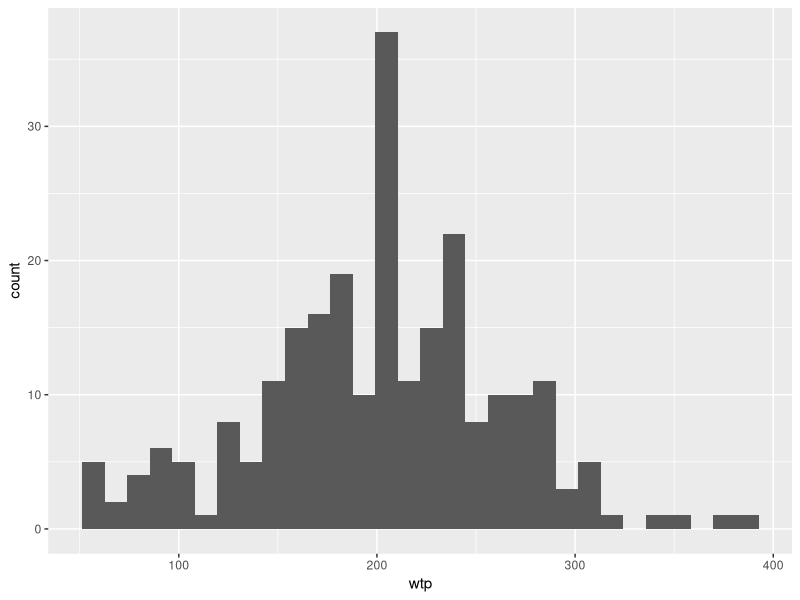
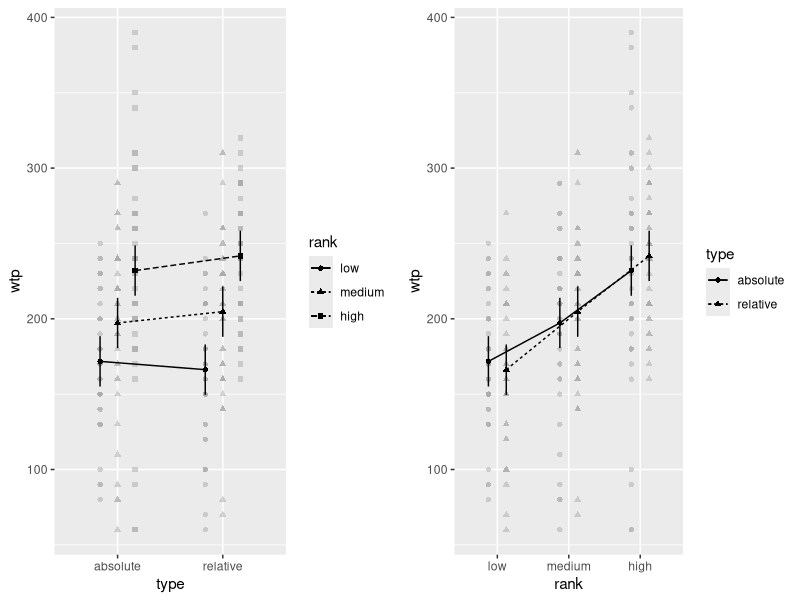
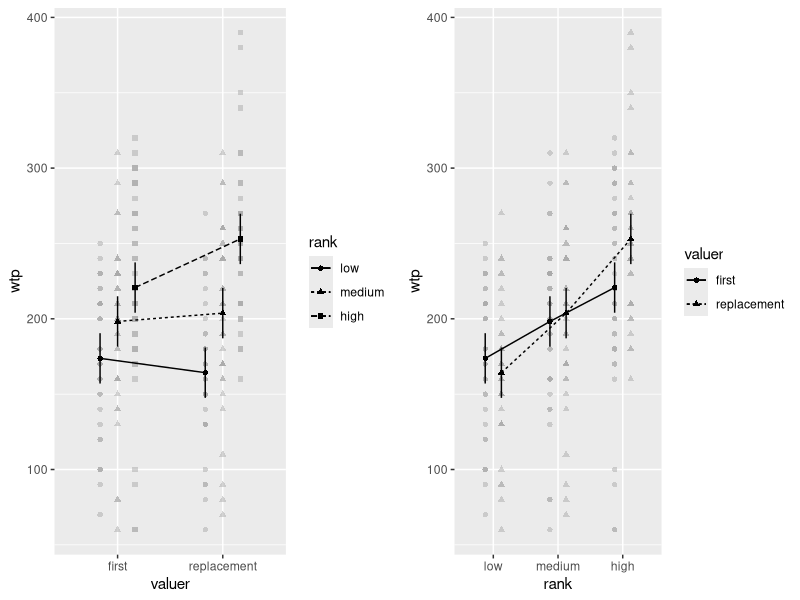
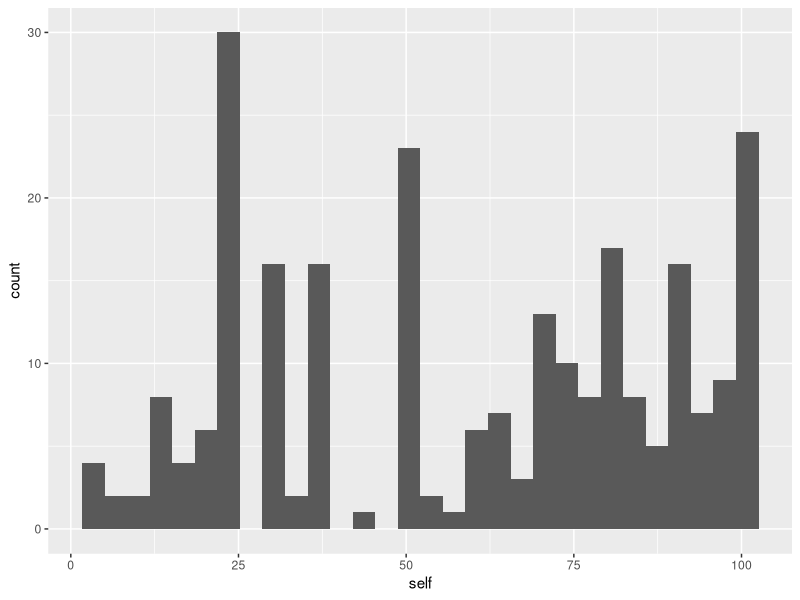
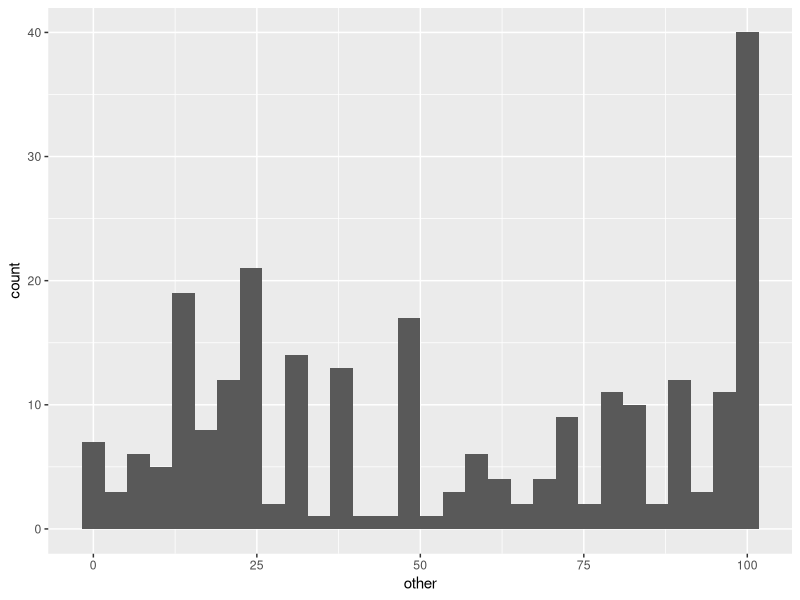
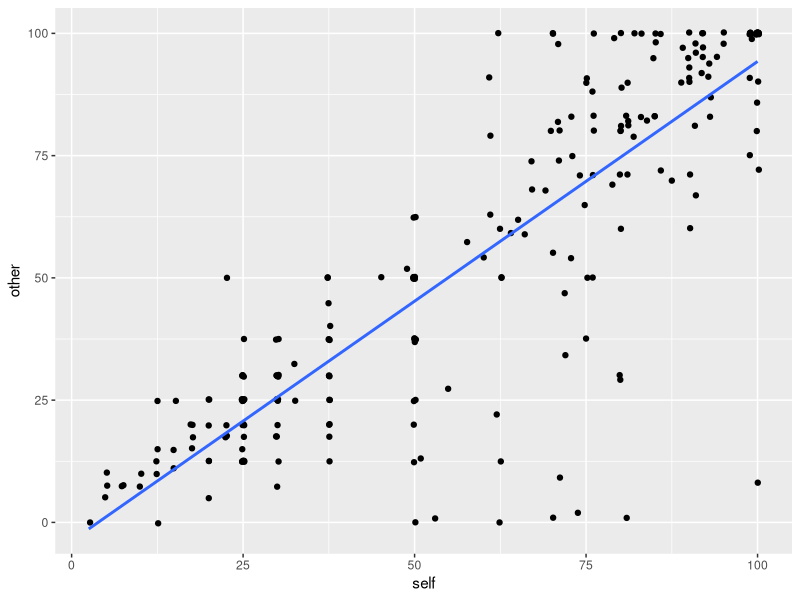
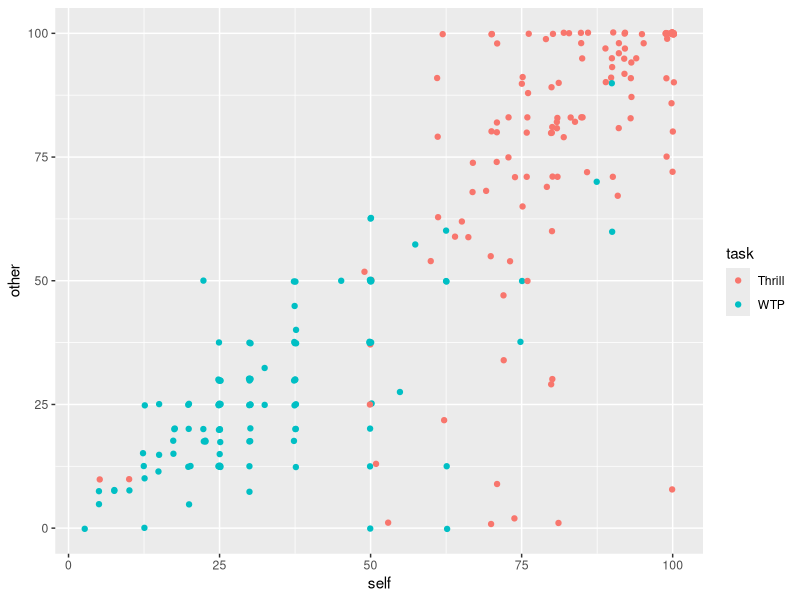
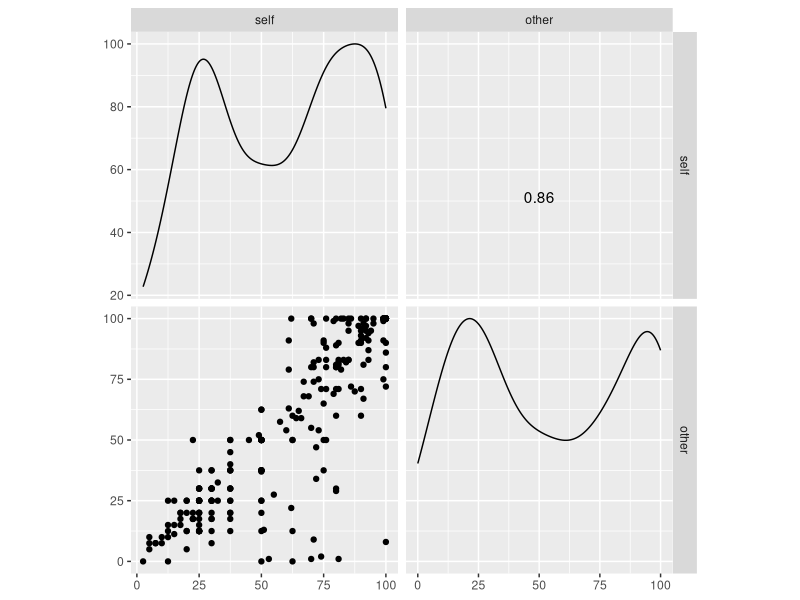

The R script that drew these images, in order:
library('tidyverse')
library('emmeans')
library('afex')
library('cowplot')


# PART 1
##data exploration
d1 <- read_csv('phones.csv')
head(d1)
d1 <- d1 %>% mutate(valuer=factor(valuer, levels=c('first','replacement')),
                    rank=factor(rank, levels=c('low','medium','high')),
                    type=factor(type, levels=c('absolute','relative')))
nrow(d1)
d1 %>% ggplot(aes(x=wtp)) + geom_histogram()
d1 %>% group_by(valuer) %>% summarise(n=n()) 
d1 %>% group_by(rank) %>% summarise(n=n())
d1 %>% group_by(type) %>% summarise(n=n())
d1 %>% group_by(rank,type) %>% summarise(n=n())
d1 %>% group_by(valuer,rank) %>%  summarise(n=n())
d1 %>% group_by(valuer,type) %>%  summarise(n=n())

##regression analysis

#### setting treatment contrasts for now
afex::set_treatment_contrasts()

### hypothesis: there exist interaction effects between type of rank and rank
### value in eliciting WTP. Further, the type of valuer may also affect WTP if 
### new phone is compared to old one (more interaction effects?)
l1 <- lm(wtp ~ type*rank + valuer*rank, d1)
summary(l1)
### the statistically significant effects are `rankhigh` the high ranked devices
### elicit 34 points higher WTP; and the interaction effect between high ranked 
### devices and valuers who are looking for a replacement device i.e, those
### looking for a replacement valued high ranked devices 46.6 points higher than
### first-time buyers implying that replacement buyers would accept higher prices.
### The statistically insignificant values follow the expected trends, except 
### that replacement buyers have 12 points lower of WTP than first time buyers 
### on average.

##visualization
##[insert animated graph showing relationships between variables]

##ANOVA testing
#### setting sum contrasts
afex::set_sum_contrasts()

a1 <- aov_car(wtp ~ type*rank + valuer*rank + Error(id), d1)
summary(a1)
### the ANOVA test shows us there is a significant difference between the rank 
### groups and the interaction affect between the type of valuer and rank; and 
### there is no statistically significant difference between the other groups

##visualization
p1 <- afex_plot(a1,'type','rank')
p2 <- afex_plot(a1,'rank','type')
pg1 <- plot_grid(p1,p2)
p3 <- afex_plot(a1,'valuer','rank')
p4 <- afex_plot(a1,'rank','valuer')
pg2 <- plot_grid(p3,p4)
pg1
pg2
### As the regression analysis showed, there is only a significant difference in
### in means between replacement valuers and high rank buyers. Otherwise, the 
### main determining factor when buying a new phone is the rank itself 
### regardless of type or valuer.

##follow-up tests
e1 <- emmeans(a1,c('type','rank'))
summary(e1)
### the highest mean comes from the high relative rank, but not that there is 
### not a large difference (not more than 10) between absolute and relative 
### ranks for each rank.

### test contrasts
con1 <- list(A_v_R = c(1/3,-1/3,1/3,-1/3,1/3,-1/3),
             L_v_E = c(1/2,1/2,rep(-1/4,4)),
             M_v_E = c(-1/4,-1/4,1/2,1/2,-1/4,-1/4),
             H_v_E = c(rep(-1/4,4),1/2,1/2))
contrast(e1,con1,adjust='holm')
### as expected only rank effects are statistically significant

e2 <- emmeans(a1,c('valuer','rank'))
summary(e2)
### like the ANOVA test suggests, only the replacement:high pair has a
### significant difference in means. Interestingly for low ranked devices, 
### replacement buyers value them less than first-time buyers. This suggests a 
### greater spread in WTP for replacement buyers than first-time buyers.
### [insert graph showing this]

### test contrasts
con2 <- list(F_v_R = c(1/3,-1/3,1/3,-1/3,1/3,-1/3),
             L_v_E = c(1/2,1/2,rep(-1/4,4)),
             M_v_E = c(-1/4,-1/4,1/2,1/2,-1/4,-1/4),
             H_v_E = c(rep(-1/4,4),1/2,1/2),
             Rh_v_Fh = c(rep(0,4),-1/2,1/2),
             Rh_v_E = c(rep(-1/5,5),1),
             Fl_v_Rl = c(1/2,-1/2,rep(0,4)))
contrast(e2,con2,adjust='holm')
### from the ANOVA visualization earlier, it looked like there might be a 
### difference between low ranked devices and type of valuers, however the 
### contrasts test shows us this is not statistically  significant.The contrasts
### test confirms that replacement buyers buying high rank devices report the 
### highest WTPs, 60.8 points greater than everybody else on average.
             


# PART 2
##data exploration & cleanup
d2 <- read_csv('ride.csv')
head(d2)
d2 <- d2 %>% mutate(Task=factor(Task, levels=c('Thrill','WTP')),
                    Order=factor(Order, levels=c('Self First','Other First')))
d2 %>% filter(is.na(Task))
### there are missing values under Task, for Pid=(4,14,122,190,246) upon closer 
### examination, this is due to a misspelling of the word "Thrill" to "Thill"

### editing misspelled values
for (x in c(4,14,122,190,246)) {
  d2[d2$Pid==x,'Task'] <- as_factor('Thrill')
}
d2 %>% filter(is.na(Task))
### renaming columns because capitalization is annoying
d2 <- rename_with(d2, tolower)

nrow(d2)
d2 %>% group_by(task) %>% summarise(n=n())
d2 %>% group_by(order) %>% summarise(n=n())
d2 %>% group_by(task,order) %>% summarise(n=n())
d2 %>% ggplot(aes(x=self)) + geom_histogram()
d2 %>% ggplot(aes(x=other)) + geom_histogram()
d2 %>% ggplot(aes(x=self,y=other)) + geom_point(position='jitter') + geom_smooth(method='lm',se=F)
d2 %>% ggplot(aes(x=self,y=other,color=task)) + geom_point(position='jitter') 

##regression analysis
#### setting treatment contrasts for now
afex::set_treatment_contrasts()

d2 %>% select(self,other) %>% GGally::ggscatmat()
### note the bimodal distribution of both `self` and `other` ratings, 
### participants tend to avoid giving median scores for either
l2 <- lm(other ~ self,d2)
summary(l2)
l3 <- lm(other ~ task*self + order,d2)
summary(l3)
l4 <- lm(other ~ self*order + task*self,d2)
summary(l4)
### There is almost a 1:1 relationship between how much a participant rates 
### their own experience and how they expect others to enjoy the same experience.
### Further, those who rate other's experience first rate it 5 points higher than
### when they rate themselves' first on average. Further, there seems to be
### statistically significant interaction effects between `taskWTP` and `self`.

##follow-up tests
e3 <- emtrends(l3,'task','self')
summary(e3)
### we can see that the slope of `self` decreases by 0.4 when participants are 
### in the WTP group.

e4 <- emmeans(l3,'task',self=mean(d2$self))
summary(e4)
### the WTP group also has a lower intercept than the Thrill group

##ANOVA Testing
#### set sum contrasts
afex::set_sum_contrasts()
a2 <- aov_car(other ~ task*order + Error(pid), d2)
summary(a2)
p5 <- afex_plot(a2,'task','order')
p6 <- afex_plot(a2,'order','task')
plot_grid(p5,p6)

##follow-up tests
e5 <- emmeans(a2,c('task','order'))
summary(e5)

con3 <- list(T_v_W=c(1/2,-1/2,1/2,-1/2),
             S_v_O=c(1/2,1/2,-1/2,-1/2),
             OT_v_ST=c(-1,0,1,0))
contrast(e5,con3,adjust='holm')
